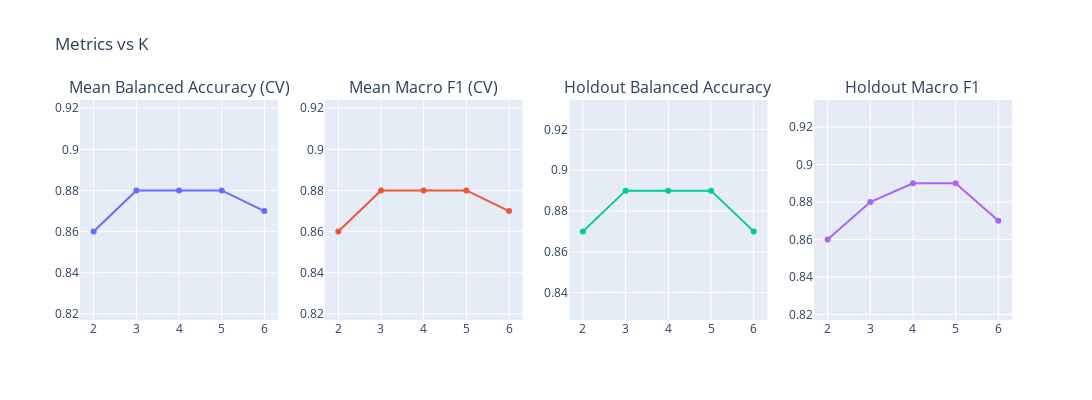

The cell this chart's notebook holds for it:
### Code cell
k_values = [res[0] for res in k_res]
mean_balanced_accuracy_cv = [float(res[1]['mean_balanced_accuracy_cv']) for res in k_res]
mean_macro_f1_cv = [float(res[1]['mean_macro_f1_cv']) for res in k_res]
holdout_balanced_accuracy = [float(res[1]['holdout_balanced_accuracy']) for res in k_res]
holdout_macro_f1 = [float(res[1]['holdout_macro_f1']) for res in k_res]

fig = make_subplots(rows=1, cols=4, subplot_titles=[
    "Mean Balanced Accuracy (CV)",
    "Mean Macro F1 (CV)",
    "Holdout Balanced Accuracy",
    "Holdout Macro F1"
])

fig.add_trace(go.Scatter(
    x=k_values,
    y=mean_balanced_accuracy_cv,
    mode='lines+markers',
    name="Mean Balanced Accuracy"
), row=1, col=1)

fig.add_trace(go.Scatter(
    x=k_values,
    y=mean_macro_f1_cv,
    mode='lines+markers',
    name="Mean Macro F1"
), row=1, col=2)

fig.add_trace(go.Scatter(
    x=k_values,
    y=holdout_balanced_accuracy,
    mode='lines+markers',
    name="Holdout Balanced Accuracy"
), row=1, col=3)

fig.add_trace(go.Scatter(
    x=k_values,
    y=holdout_macro_f1,
    mode='lines+markers',
    name="Holdout Macro F1"
), row=1, col=4)

fig.update_yaxes(range=[min(mean_balanced_accuracy_cv) * 0.95, max(mean_balanced_accuracy_cv) * 1.05], row=1, col=1)
fig.update_yaxes(range=[min(mean_macro_f1_cv) * 0.95, max(mean_macro_f1_cv) * 1.05], row=1, col=2)
fig.update_yaxes(range=[min(holdout_balanced_accuracy) * 0.95, max(holdout_balanced_accuracy) * 1.05], row=1, col=3)
fig.update_yaxes(range=[min(holdout_macro_f1) * 0.95, max(holdout_macro_f1) * 1.05], row=1, col=4)

fig.update_layout(
    title_text="Metrics vs K",
    height=400,
    width=1400,
    showlegend=False
)

fig.show()

### Figure 1 — Plotly figure (JSON) as saved in the notebook; plotly's stock layout.template omitted (floating-point values rounded to 4 significant figures)
{"data": [{"mode": "lines+markers", "name": "Mean Balanced Accuracy", "type": "scatter", "x": [2, 3, 4, 5, 6], "xaxis": "x", "y": [0.86, 0.88, 0.88, 0.88, 0.87], "yaxis": "y"}, {"mode": "lines+markers", "name": "Mean Macro F1", "type": "scatter", "x": [2, 3, 4, 5, 6], "xaxis": "x2", "y": [0.86, 0.88, 0.88, 0.88, 0.87], "yaxis": "y2"}, {"mode": "lines+markers", "name": "Holdout Balanced Accuracy", "type": "scatter", "x": [2, 3, 4, 5, 6], "xaxis": "x3", "y": [0.87, 0.89, 0.89, 0.89, 0.87], "yaxis": "y3"}, {"mode": "lines+markers", "name": "Holdout Macro F1", "type": "scatter", "x": [2, 3, 4, 5, 6], "xaxis": "x4", "y": [0.86, 0.88, 0.89, 0.89, 0.87], "yaxis": "y4"}], "layout": {"annotations": [{"font": {"size": 16}, "showarrow": false, "text": "Mean Balanced Accuracy (CV)", "x": 0.1062, "xanchor": "center", "xref": "paper", "y": 1, "yanchor": "bottom", "yref": "paper"}, {"font": {"size": 16}, "showarrow": false, "text": "Mean Macro F1 (CV)", "x": 0.3688, "xanchor": "center", "xref": "paper", "y": 1, "yanchor": "bottom", "yref": "paper"}, {"font": {"size": 16}, "showarrow": false, "text": "Holdout Balanced Accuracy", "x": 0.6313, "xanchor": "center", "xref": "paper", "y": 1, "yanchor": "bottom", "yref": "paper"}, {"font": {"size": 16}, "showarrow": false, "text": "Holdout Macro F1", "x": 0.8938, "xanchor": "center", "xref": "paper", "y": 1, "yanchor": "bottom", "yref": "paper"}], "height": 400, "showlegend": false, "title": {"text": "Metrics vs K"}, "width": 1400, "xaxis": {"anchor": "y", "domain": [0, 0.2125]}, "xaxis2": {"anchor": "y2", "domain": [0.2625, 0.475]}, "xaxis3": {"anchor": "y3", "domain": [0.525, 0.7375]}, "xaxis4": {"anchor": "y4", "domain": [0.7875, 1]}, "yaxis": {"anchor": "x", "domain": [0, 1], "range": [0.817, 0.924]}, "yaxis2": {"anchor": "x2", "domain": [0, 1], "range": [0.817, 0.924]}, "yaxis3": {"anchor": "x3", "domain": [0, 1], "range": [0.8265, 0.9345]}, "yaxis4": {"anchor": "x4", "domain": [0, 1], "range": [0.817, 0.9345]}}}
